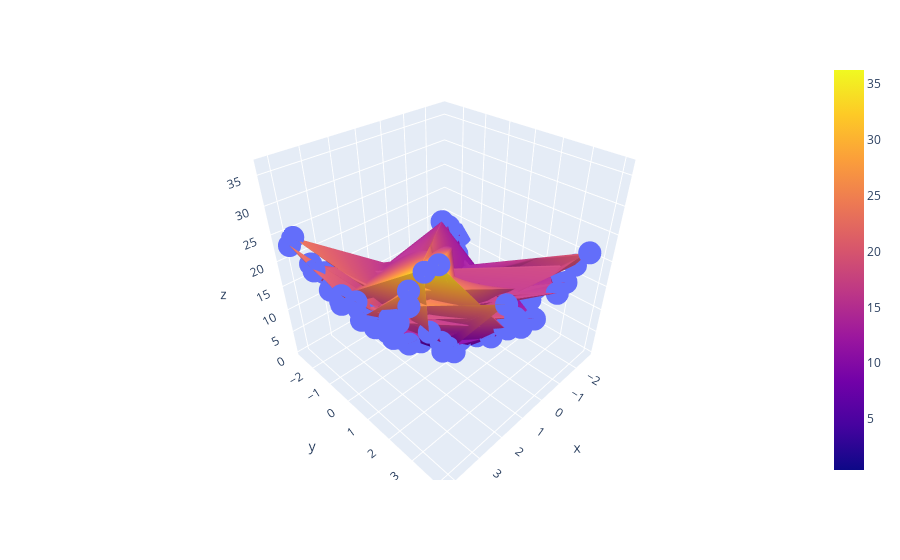

The cell this chart's notebook holds for it:
### Code cell
# Create a 3D scatter plot using plotly express
fig = px.scatter_3d(df, x=x.ravel(), y=y.ravel(), z=z.ravel())

# Convert x, y, and z to 2D arrays for go.Surface if required for a surface plot
# For example, you could reshape x, y, z to 10x10 if they originally represent 200 points that fit this grid.
x_surface = x.reshape((10, 10))
y_surface = y.reshape((10, 10))
z_surface = z.reshape((10, 10))

# Add a surface plot on the same figure
fig.add_trace(go.Surface(x=x_surface, y=y_surface, z=z_surface))

# Show the plot
fig.show()
